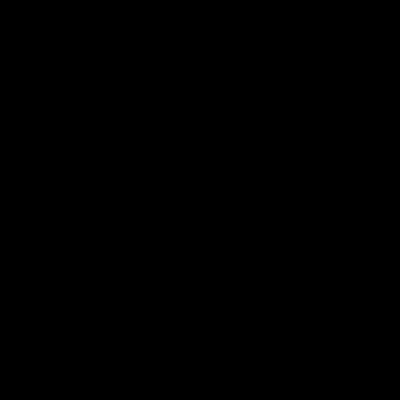
Frame 1 (no input)
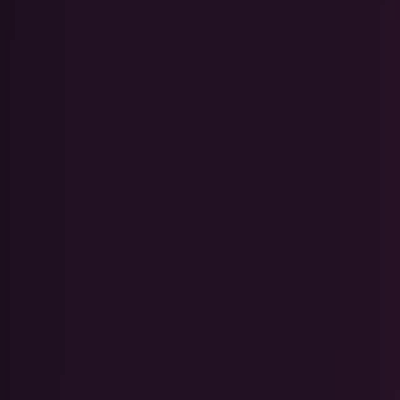
Frame 60 (the mouse pressed at the canvas centre just before this capture)
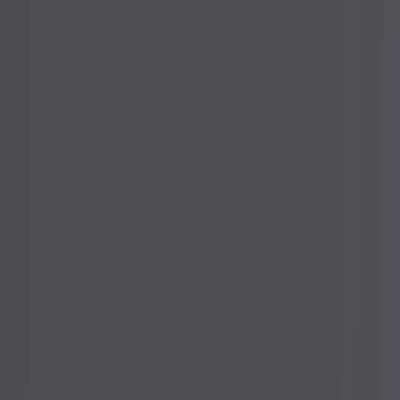
Frame 120 (the mouse held since frame 60 and released just before this capture)

The Processing sketch that drew these frames (run headless with seeded random() and noise(); from frame 60 on, the mouse is pressed at the canvas centre):

// Processing sketch: FizzyNumbers
// ── FizzyNumbers.pde
/* OpenProcessing Tweak of *@*http://www.openprocessing.org/sketch/604*@* */
/* !do not delete the line above, required for linking your tweak if you re-upload */
//  Fizzy Numbers by Daniel Piker 09/11/08 - spacesymmetrystructure.wordpress.com
//  Have fun. Please let me know about any cool variations or developments you make
// 

int CellSize = 5;
int CellsAcross = 80;
int CellsDown = 80;
int BrushSize = 2;
int BrushStrength = 35;

int Calm = 233;        
// The higher this is, the longer it seems to take to turn 'fizzy'

float[] CellVal = new float[CellsAcross*CellsDown]; int CellIndex = 0;

void setup() {

  size(400,400);        // should = (CellsAcross * CellSize, CellsDown * CellSize);
  colorMode(HSB, 100);  // try switching this to RGB for a different look
  noStroke();
}

void draw() {
  for (int i = 0; i < CellsAcross; i++) {
    for (int j = 0; j < CellsDown; j++) {
      
      CellIndex = (CellIndex+1)%(CellsAcross*CellsDown);
      
int      klimp  = round(((CellVal[CellIndex])*4.7)%100);       
int      nifna  = round(((CellVal[CellIndex])*3.9)%100);
int      blugg  = round(((CellVal[CellIndex])*5.5)%100);
      // making these 3 values different factors of the cellvalue puts them out of synch - so they combine to give many colour variations
      // try changing the factors for different palettes
      
   drawCell(i, j, klimp, nifna, blugg);  
   
int   below      = (CellIndex+1)%(CellsAcross*CellsDown);
int   above      = (CellIndex+(CellsAcross*CellsDown)-1)%(CellsAcross*CellsDown);
int   left       = (CellIndex+(CellsAcross*CellsDown)-CellsDown)%(CellsAcross*CellsDown);
int   right      = (CellIndex+CellsDown)%(CellsAcross*CellsDown);
int   aboveright = ((CellIndex-1) + CellsDown +(CellsAcross*CellsDown))%(CellsAcross*CellsDown);
int   aboveleft  = ((CellIndex-1) - CellsDown +(CellsAcross*CellsDown))%(CellsAcross*CellsDown);
int   belowright = ((CellIndex+1) + CellsDown +(CellsAcross*CellsDown))%(CellsAcross*CellsDown);
int   belowleft  = ((CellIndex+1) - CellsDown +(CellsAcross*CellsDown))%(CellsAcross*CellsDown);

// These next 2 lines are the real heart of this sketch.
// By messing around with different factors and functions here, you can get wildly different results

float  NeighbourMix       =    pow((CellVal[left]*CellVal[right]*CellVal[above]*CellVal[below]*CellVal[belowleft]*CellVal[belowright]*CellVal[aboveleft]*CellVal[aboveright]),0.125);
       CellVal[CellIndex] = ((((sqrt(1*CellVal[CellIndex]))*(sqrt(NeighbourMix*1)))/1)+0.5)%Calm; 
   
    }
  }
}

   void drawCell(int x, int y, int klimpyness, int nifnacity, int bluggification) { 
    fill(klimpyness,nifnacity,bluggification);
    rect(x*CellSize, y*CellSize, CellSize, CellSize);  
}

void mouseDragged() {
    for (int i = 1-BrushSize; i < BrushSize; i++) {
    for (int j = 1-BrushSize; j < BrushSize; j++) {
if (mouseButton == LEFT) {
      drawCell(mouseX / CellSize + i, mouseY / CellSize + j, 100, 100,100);
      CellVal[getCellIndex (mouseX/CellSize + i,mouseY/CellSize + j)]         =  100; 
  } 
else if (mouseButton == RIGHT) {
  drawCell(mouseX / CellSize + i, mouseY / CellSize + j, 100, 0,0);
      CellVal[getCellIndex (mouseX/CellSize + i,mouseY/CellSize + j)]         =  0;             
      } 
    }
  }
}

  public int getCellIndex(int x, int y) {
    return abs(constrain(((x%CellsAcross) * CellsDown + (y%CellsDown)),0,(CellsAcross*CellsDown)));
}
